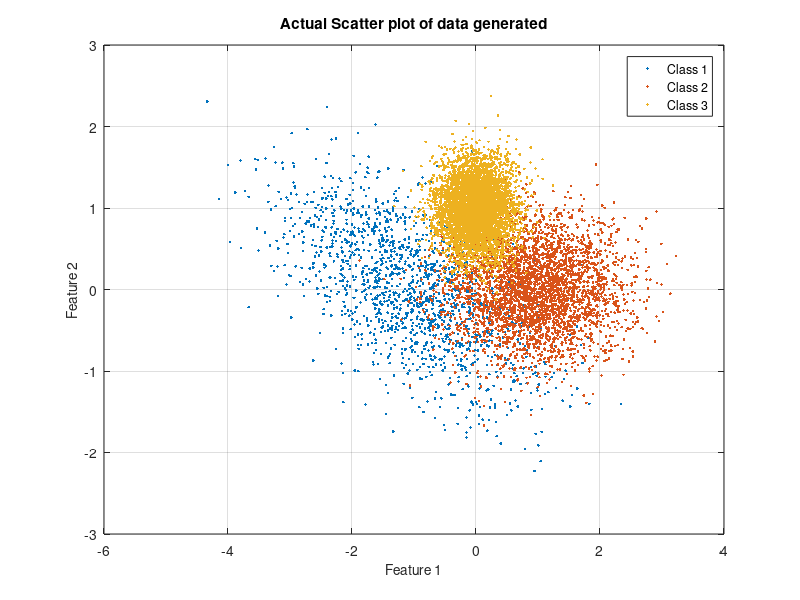
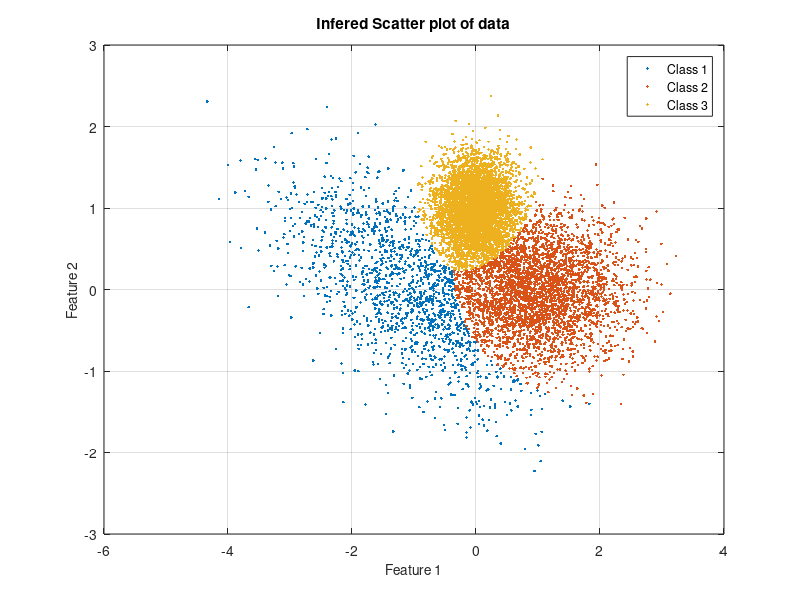

Here is the MATLAB script that generated these plots, in order: (Note: this script raises an error after producing the figures.)
clear all
close all
m(:,1) = [-1;0]; 
Sigma(:,:,1) = 0.1*[10 -4;-4,5]; % mean and covariance of data pdf conditioned on label 3
m(:,2) = [1;0]; 
Sigma(:,:,2) = 0.1*[5 0;0,2]; % mean and covariance of data pdf conditioned on label 2
m(:,3) = [0;1]; 
Sigma(:,:,3) = 0.1*eye(2); % mean and covariance of data pdf conditioned on label 1
classPriors = [0.15,0.35,0.5]; 
thr = [0,cumsum(classPriors)];
N = 10000; 
u = rand(1,N); 
L = zeros(1,N); 
x = zeros(2,N);
figure(1),clf, colorList = 'rbg';
actual_from_class_1=0;
actual_from_class_2=0;
actual_from_class_3=0;
for l = 1:3
    indices = find(thr(l)<=u & u<thr(l+1)); % if u happens to be precisely 1, that sample will get omitted - needs to be fixed
    L(1,indices) = l*ones(1,length(indices));
    x(:,indices) = mvnrnd(m(:,l),Sigma(:,:,l),length(indices))';
    
    plot(x(1,indices),x(2,indices),'.','MarkerFaceColor',colorList(l)); 
    %axis equal 
    hold on
    grid on
    title('Actual Scatter plot of data generated');
    ylabel('Feature 2','FontSize',10);
    xlabel('Feature 1','FontSize',10);
    legend('Class 1','Class 2','Class 3');
end
for i=1:N
    if L(:,i)==1
        actual_from_class_1=actual_from_class_1 + 1;
    elseif L(:,i)==2
        actual_from_class_2=actual_from_class_2 + 1;
    else
        actual_from_class_3=actual_from_class_3 + 1;
    end
end
        
f=1;
k=1;
n=1;
for i=1:N
    e=x(:,i);
    a= mvnpdf(e,m(:,1),Sigma(:,:,1));
    b= mvnpdf(e,m(:,2),Sigma(:,:,2));
    c= mvnpdf(e,m(:,3),Sigma(:,:,3));
    g1= log(a)+log(classPriors(1)); 
    g2= log(b)+log(classPriors(2));
    g3= log(c)+log(classPriors(3));% g is the discriminant function
    if (g1>g2 & g1>g3)
        q1(:,f)=e;         %q1 contains elements classified as class 1
        f=f+1;
        h(i)=1;                %h contains the infered labels
    elseif (g2>g3 & g2>g1)
        q2(:,k)=e;         %q2 contains elements classified as class 2
        k=k+1;
        h(i)=2;
    else
        q3(:,n)=e;         %q2 contains elements classified as class 2
        n=n+1;
        h(i)=3;
            
    end
end
figure(2)
plot(q1(1,:),q1(2,:),'.');
hold on
plot(q2(1,:),q2(2,:),'.');
hold on
plot(q3(1,:),q3(2,:),'.');
%axis equal
grid on
title('Infered Scatter plot of data');
ylabel('Feature 2','FontSize',10);
xlabel('Feature 1','FontSize',10);
legend('Class 1','Class 2','Class 3');
hold off
z= eq(L,h);
r=0;
for i=1:N
    if z(:,i)==0
        r=r+1;
    end
end
per= (r/N)*100;
C= confusionmat(L,h);
figure(3)
confusionchart(L,h)
actual_from_class_1
actual_from_class_2
actual_from_class_3
classified_as_class_1 = length(q1)
classified_as_class_2 = length(q2)
classified_as_class_3 = length(q3)
misclassified_samples= r
probability_of_error_percentage= per
Confusion_Matrix= C
